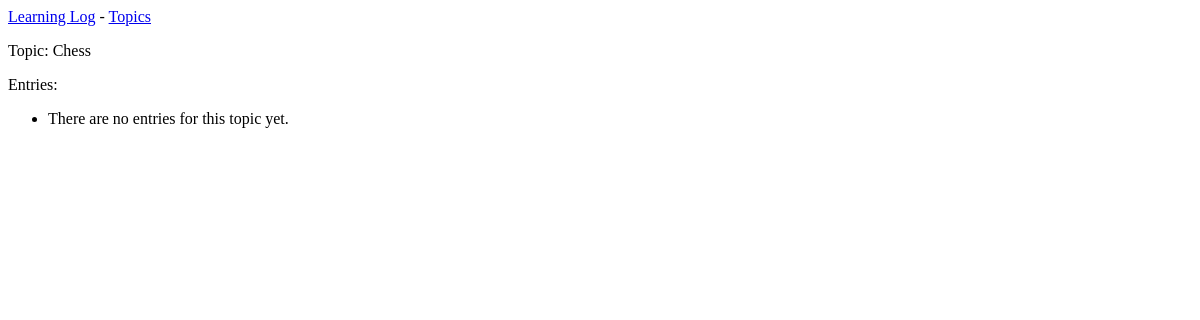
Page /topics/1 on the earlier database version.
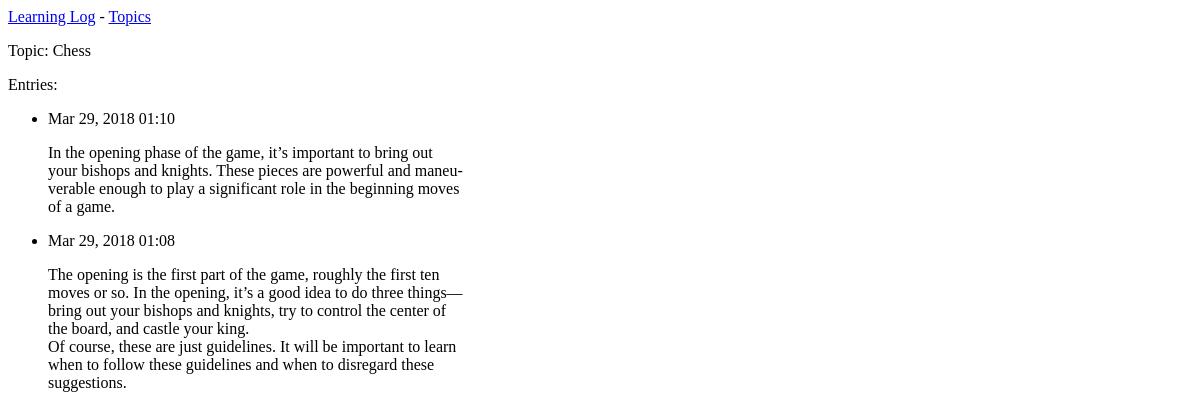
Same page on the later database version.
### learning_logs/models.py (models this page shows, shortened)
class Topic(models.Model):
    text = models.CharField(max_length=200)
    date_added = models.DateTimeField(auto_now_add=True)
    def __str__(self):
        return self.text

class Entry(models.Model):
    topic = models.ForeignKey(Topic, on_delete=models.CASCADE)
    text = models.TextField()
    date_added = models.DateTimeField(auto_now_add=True)
    class Meta:
        verbose_name_plural = 'entries'

### learning_logs/views.py (the view)
# urls.py: path('topics/<int:topic_id>', views.topic, name='topic'),
def topic(request, topic_id):
    topic = Topic.objects.get(id=topic_id)
    entries = topic.entry_set.order_by('-date_added')
    context = {'topic' : topic, 'entries' : entries}
    return render(request, 'learning_logs/topic.html', context)

### learning_logs/templates/learning_logs/topic.html
{% extends 'learning_logs/base.html' %}
{% block content %}
  <p>Topic: {{ topic }}</p>
  <p>Entries:</p>
  <ul>
  {% for entry in entries %}
    <li>
      <p>{{ entry.date_added|date:'M d, Y H:i' }}</p>
      <p>{{ entry.text|linebreaks }}</p>
    </li>
  {% empty %}
    <li>
      There are no entries for this topic yet.
    </li>
  {% endfor %}
  </ul>
{% endblock content %}

### learning_logs/templates/learning_logs/base.html
<p>
  <a href="{% url 'learning_logs:index' %}">Learning Log</a> -
  <a href="{% url 'learning_logs:topics' %}">Topics</a>
</p>
{% block content %}{% endblock content %}

Differences in the rows shown:
added Entry: date_added "Mar 29, 2018 01:10", text "In the opening phase of the game, it’s important to bring out your bishops and knights. These pieces are powerful and maneu- verable enough to play a significant role in the beginning moves of a game."
added Entry: date_added "Mar 29, 2018 01:08", text "The opening is the first part of the game, roughly the first ten moves or so. In the opening, it’s a good idea to do three things— bring out your bishops and knights, try to control the center of the board, and castle your king. Of course, these are just guidelines. It will be important to learn when to follow these guidelines and when to disregard these suggestions."
Other differences:
text no longer shown: "There are no entries for this topic yet."
